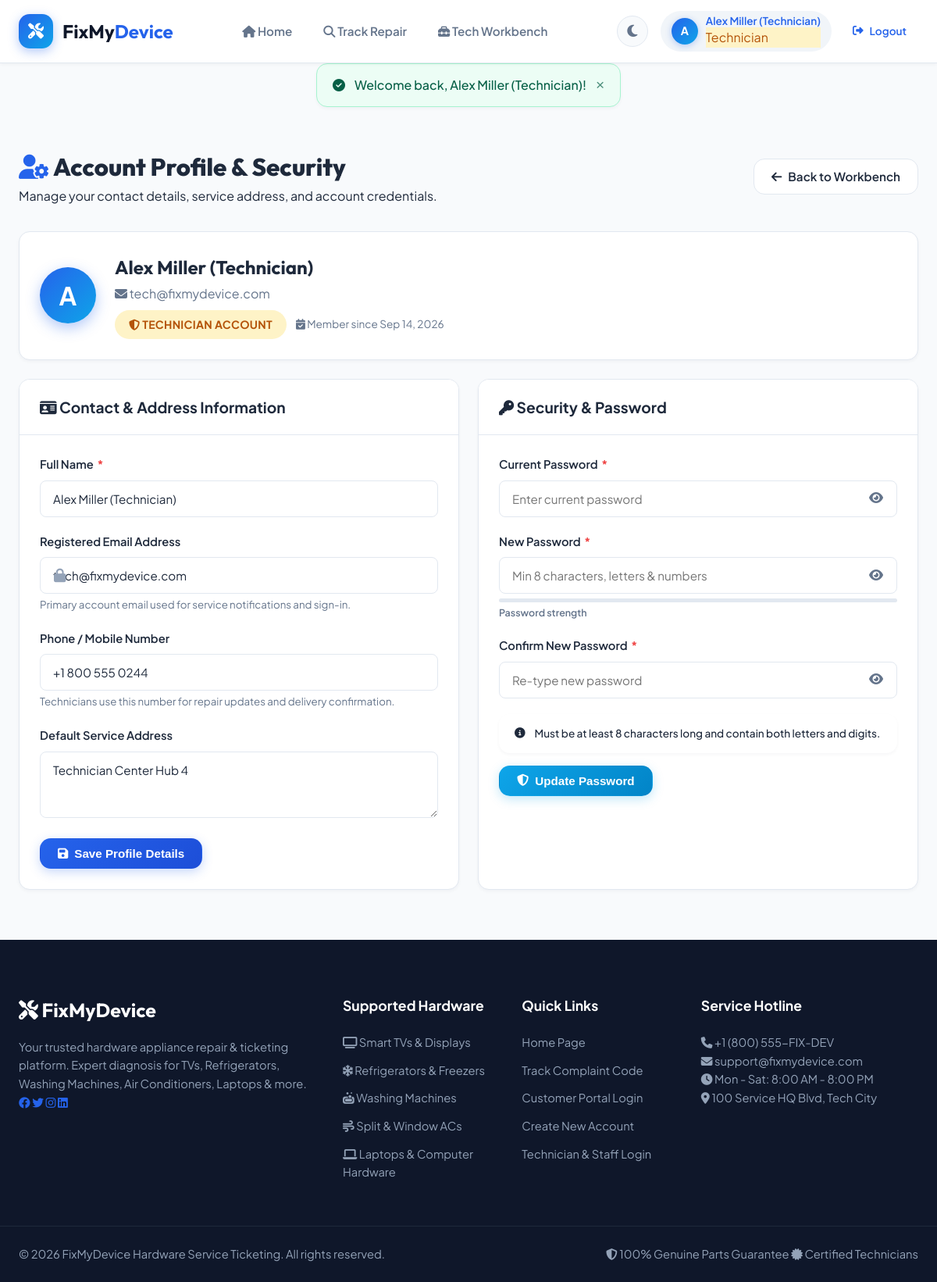
Screenshot of /index.php?url=profile (signed in) with the database file from the repository.
### tables this page shows
CREATE TABLE IF NOT EXISTS users (
    id INT AUTO_INCREMENT PRIMARY KEY,
    name VARCHAR(100) NOT NULL,
    email VARCHAR(100) NOT NULL UNIQUE,
    password_hash VARCHAR(255) NOT NULL,
    phone VARCHAR(20),
    address TEXT,
    role ENUM('customer', 'technician', 'admin') DEFAULT 'customer',
    created_at TIMESTAMP DEFAULT CURRENT_TIMESTAMP
);

### app/views/auth/profile.php (the view, shortened to what the rows shown need)
<div class="dashboard-wrapper">
    <div class="dashboard-header">
        <div class="dashboard-title">
            <h1><i class="fa-solid fa-user-gear text-primary"></i> Account Profile & Security</h1>
            <p>Manage your contact details, service address, and account credentials.</p>
        </div>
        <div class="dashboard-actions">
            <?php if ($user['role'] === 'customer'): ?>
                <a href="index.php?url=ticket/dashboard" class="btn btn-outline"><i class="fa-solid fa-arrow-left"></i> Back to Complaints</a>
            <?php elseif ($user['role'] === 'technician'): ?>
                <a href="index.php?url=technician/dashboard" class="btn btn-outline"><i class="fa-solid fa-arrow-left"></i> Back to Workbench</a>
            <?php else: ?>
                <a href="index.php?url=admin/dashboard" class="btn btn-outline"><i class="fa-solid fa-arrow-left"></i> Back to Admin</a>
            <?php endif; ?>
        </div>
    </div>
    <div class="card profile-overview-card mb-4">
        <div class="card-body">
            <div class="profile-hero">
                <div class="profile-avatar-lg">
                    <?= strtoupper(substr($user['name'], 0, 1)) ?>
                </div>
                <div class="profile-meta">
                    <h2><?= htmlspecialchars($user['name']) ?></h2>
                    <p class="text-muted mb-2"><i class="fa-solid fa-envelope"></i> <?= htmlspecialchars($user['email']) ?></p>
                    <div class="profile-tags">
                        <span class="badge badge-role-<?= $user['role'] ?> badge-lg">
                            <i class="fa-solid fa-shield-halved"></i> <?= ucfirst($user['role']) ?> Account
                        </span>
                        <span class="profile-date"><i class="fa-solid fa-calendar-check"></i> Member since <?= date('M d, Y', strtotime($user['created_at'])) ?></span>
                    </div>
                </div>
            </div>
        </div>
    </div>
    <div class="profile-grid">
        <div class="card">
            <div class="card-header">
                <h3><i class="fa-solid fa-id-card"></i> Contact & Address Information</h3>
            </div>
            <div class="card-body">
                <form action="index.php?url=update_profile" method="POST">
                    <div class="form-group">
                        <label for="name">Full Name <span class="required-star">*</span></label>
                        <input type="text" id="name" name="name" value="<?= htmlspecialchars($user['name']) ?>" required class="form-control">
                    </div>
                    <div class="form-group">
                        <label for="email">Registered Email Address</label>
                        <div class="input-with-icon readonly-input">
                            <input type="email" id="email" value="<?= htmlspecialchars($user['email']) ?>" readonly class="form-control">
                            <i class="fa-solid fa-lock input-trailing-icon" title="Email cannot be edited directly"></i>
                        </div>
                        <small class="text-muted">Primary account email used for service notifications and sign-in.</small>
                    </div>
                    <div class="form-group">
                        <label for="phone">Phone / Mobile Number</label>
                        <input type="text" id="phone" name="phone" value="<?= htmlspecialchars($user['phone'] ?? '') ?>" placeholder="e.g. +1 555 123 4567" class="form-control">
                        <small class="text-muted">Technicians use this number for repair updates and delivery confirmation.</small>
                    </div>
                    <div class="form-group">
                        <label for="address">Default Service Address</label>
                        <textarea id="address" name="address" rows="3" placeholder="Enter your full street address, apartment/suite, city, state and postal code..." class="form-control"><?= htmlspecialchars($user['address'] ?? '') ?></textarea>
                    </div>
                    <button type="submit" class="btn btn-primary">
                        <i class="fa-solid fa-floppy-disk"></i> Save Profile Details
                    </button>
                </form>
            </div>
        </div>
        <div class="card">
            <div class="card-header">
                <h3><i class="fa-solid fa-key"></i> Security & Password</h3>
            </div>
            <div class="card-body">
                <form action="index.php?url=change_password" method="POST" id="changePasswordForm">
                    <div class="form-group">
                        <label for="current_password">Current Password <span class="required-star">*</span></label>
                        <div class="password-toggle-wrapper">
                            <input type="password" id="current_password" name="current_password" required placeholder="Enter current password" class="form-control">
                            <button type="button" class="password-toggle-btn" onclick="togglePasswordVisibility('current_password', this)">
                                <i class="fa-solid fa-eye"></i>
                            </button>
                        </div>
                    </div>
                    <div class="form-group">
                        <label for="new_password">New Password <span class="required-star">*</span></label>
                        <div class="password-toggle-wrapper">
                            <input type="password" id="new_password" name="new_password" required placeholder="Min 8 characters, letters & numbers" class="form-control" oninput="checkPasswordStrength(this.value, 'profPassStrengthBar', 'profPassStrengthText')">
                            <button type="button" class="password-toggle-btn" onclick="togglePasswordVisibility('new_password', this)">
                                <i class="fa-solid fa-eye"></i>
                            </button>
                        </div>
                        <div class="password-strength-container mt-2">
                            <div class="strength-bar-bg">
                            </div>
                            <span class="strength-text" id="profPassStrengthText">Password strength</span>
                        </div>
                    </div>
                    <div class="form-group">
                        <label for="confirm_password">Confirm New Password <span class="required-star">*</span></label>
                        <div class="password-toggle-wrapper">
                            <input type="password" id="confirm_password" name="confirm_password" required placeholder="Re-type new password" class="form-control">
                            <button type="button" class="password-toggle-btn" onclick="togglePasswordVisibility('confirm_password', this)">
                                <i class="fa-solid fa-eye"></i>
                            </button>
                        </div>
                    </div>
                    <div class="alert alert-info py-2" style="font-size:0.85rem;">
                        <i class="fa-solid fa-circle-info"></i> Must be at least 8 characters long and contain both letters and digits.
                    </div>
                    <button type="submit" class="btn btn-accent">
                        <i class="fa-solid fa-shield-halved"></i> Update Password
                    </button>
                </form>
            </div>
        </div>
    </div>
</div>

### app/views/layouts/navbar.php (shortened to what the rows shown need)
<?php
$isLoggedIn = Session::isLoggedIn();
$user = Session::user();
$role = Session::role();
$flashSuccess = Session::getFlash('success');
?>
<header class="app-header">
    <div class="header-container">
        <div class="header-left">
            <a href="index.php?url=home" class="brand-logo">
                <div class="logo-icon">
                    <i class="fa-solid fa-screwdriver-wrench"></i>
                </div>
                <div class="logo-text">
                    FixMy<span>Device</span>
                </div>
            </a>
        </div>
        <nav class="main-nav" id="mainNav">
            <a href="index.php?url=home" class="nav-link"><i class="fa-solid fa-house"></i> Home</a>
            <a href="index.php?url=track" class="nav-link"><i class="fa-solid fa-magnifying-glass"></i> Track Repair</a>
            <?php if ($isLoggedIn): ?>
                <?php if ($role === 'customer'): ?>
                    <a href="index.php?url=ticket/dashboard" class="nav-link"><i class="fa-solid fa-table-columns"></i> My Complaints</a>
                    <a href="index.php?url=ticket/create" class="nav-link btn-link-accent"><i class="fa-solid fa-plus-circle"></i> Submit Complaint</a>
                <?php elseif ($role === 'technician'): ?>
                    <a href="index.php?url=technician/dashboard" class="nav-link"><i class="fa-solid fa-toolbox"></i> Tech Workbench</a>
                <?php elseif ($role === 'admin'): ?>
                    <a href="index.php?url=admin/dashboard" class="nav-link"><i class="fa-solid fa-gauge-high"></i> Admin Portal</a>
                <?php endif; ?>
            <?php endif; ?>
        </nav>
        <div class="header-right">
            <button type="button" class="theme-toggle-btn" id="themeToggleBtn" title="Switch Dark / Light Mode" aria-label="Toggle theme">
                <i class="fa-solid fa-moon dark-icon"></i>
            </button>
            <div class="auth-actions">
                <?php if ($isLoggedIn): ?>
                    <a href="index.php?url=profile" class="user-pill" title="View Profile & Security">
                        <div class="user-avatar">
                            <?= strtoupper(substr($user['name'], 0, 1)) ?>
                        </div>
                        <div class="user-info">
                            <span class="user-name"><?= htmlspecialchars($user['name']) ?></span>
                            <span class="user-role badge-role-<?= $role ?>"><?= ucfirst($role) ?></span>
                        </div>
                    </a>
                    <a href="index.php?url=logout" class="btn btn-sm btn-outline-danger" title="Sign Out">
                        <i class="fa-solid fa-right-from-bracket"></i> <span class="d-none-sm">Logout</span>
                    </a>
                <?php else: ?>
                    <a href="index.php?url=login" class="btn btn-outline"><i class="fa-solid fa-right-to-bracket"></i> Login</a>
                    <a href="index.php?url=register" class="btn btn-primary"><i class="fa-solid fa-user-plus"></i> Register</a>
                <?php endif; ?>
            </div>
        </div>
    </div>
</header>
<div class="container message-container">
    <?php if ($flashSuccess): ?>
        <div class="alert alert-success">
            <i class="fa-solid fa-circle-check"></i>
            <span><?= htmlspecialchars($flashSuccess) ?></span>
            <button class="alert-close" onclick="this.parentElement.remove();">&times;</button>
        </div>
    <?php endif; ?>
</div>

### rows the page displays
users: name "A", name "Alex Miller (Technician)", role "Technician", email "tech@fixmydevice.com", role "TECHNICIAN", created_at "Sep 14, 2026", phone "+1 800 555 0244", address "Technician Center Hub 4"

### other values shown
$flashSuccess "Welcome back, Alex Miller (Technician)!"
